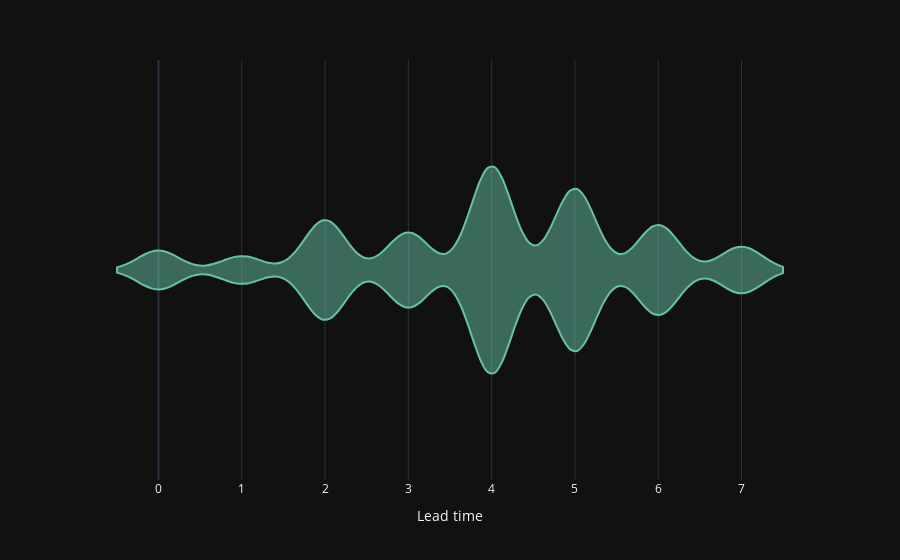

Source (notebook cell):
### Code cell
iplot(px.violin(data_frame=data,x="Lead time"))

### Figure 1 — Plotly figure (JSON) as saved in the notebook; plotly's stock layout.template omitted (floating-point values rounded to 4 significant figures; data arrays with more than 128 entries replaced by an {"elided": "..."} marker saying what was removed)
{"data": [{"alignmentgroup": "True", "box": {"visible": false}, "hovertemplate": "Lead time=%{x}<extra></extra>", "legendgroup": "", "marker": {"color": "rgb(102,194,165)"}, "name": "", "offsetgroup": "", "orientation": "h", "scalegroup": "True", "showlegend": false, "type": "violin", "x": {"elided": "9978 int values"}, "x0": " ", "xaxis": "x", "y0": " ", "yaxis": "y"}], "layout": {"autosize": true, "legend": {"tracegroupgap": 0}, "margin": {"t": 60}, "violinmode": "group", "xaxis": {"anchor": "y", "autorange": true, "domain": [0, 1], "range": [-0.9421, 7.942], "title": {"text": "Lead time"}, "type": "linear"}, "yaxis": {"anchor": "x", "autorange": true, "domain": [0, 1], "range": [-0.5, 0.5], "type": "category"}}}
